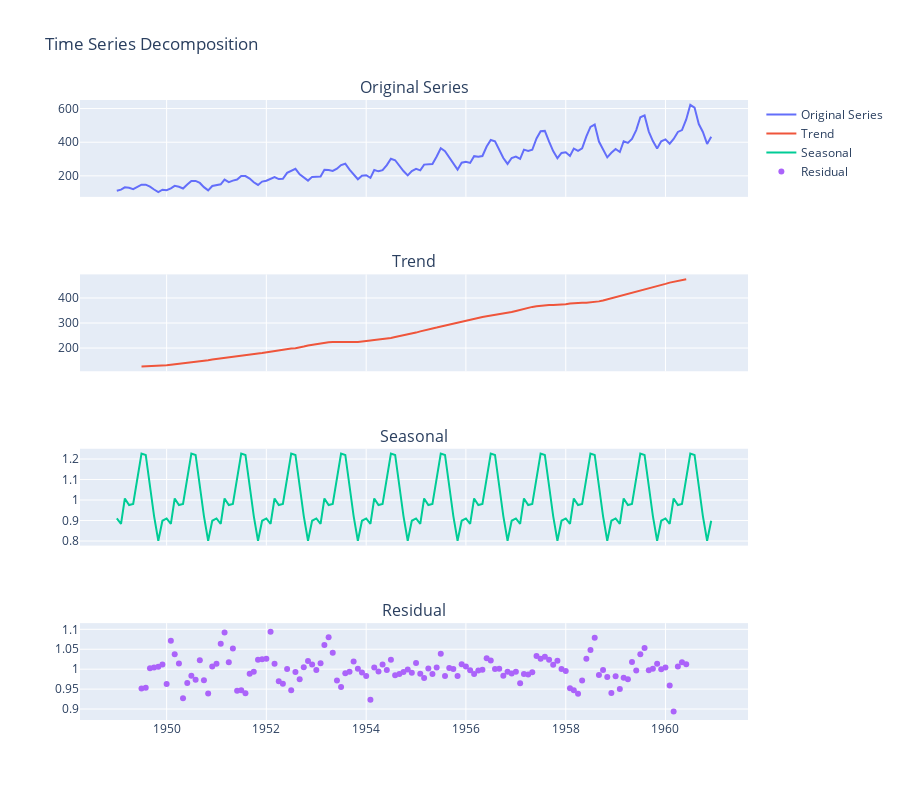

Notebook source saved alongside this figure:
### Code cell
fig = make_subplots(
    rows=4,
    cols=1,
    shared_xaxes=True,
    subplot_titles=("Original Series", "Trend", "Seasonal", "Residual"),
)
fig.add_trace(
    go.Scatter(
        x=df.index, y=df["Number of Passenger"], mode="lines", name="Original Series"
    ),
    row=1,
    col=1,
)
fig.add_trace(
    go.Scatter(x=df.index, y=mul_decomposition.trend, mode="lines", name="Trend"),
    row=2,
    col=1,
)
fig.add_trace(
    go.Scatter(x=df.index, y=mul_decomposition.seasonal, mode="lines", name="Seasonal"),
    row=3,
    col=1,
)
fig.add_trace(
    go.Scatter(x=df.index, y=mul_decomposition.resid, mode="markers", name="Residual"),
    row=4,
    col=1,
)
fig.update_layout(title="Time Series Decomposition", height=800)
fig.show()

### Figure 1 — Plotly figure (JSON) as saved in the notebook; plotly's stock layout.template omitted (floating-point values rounded to 4 significant figures; data arrays with more than 128 entries replaced by an {"elided": "..."} marker saying what was removed)
{"data": [{"mode": "lines", "name": "Original Series", "type": "scatter", "x": {"elided": "144 str values"}, "xaxis": "x", "y": {"elided": "144 int values"}, "yaxis": "y"}, {"mode": "lines", "name": "Trend", "type": "scatter", "x": {"elided": "144 str values"}, "xaxis": "x2", "y": {"elided": "144 float values"}, "yaxis": "y2"}, {"mode": "lines", "name": "Seasonal", "type": "scatter", "x": {"elided": "144 str values"}, "xaxis": "x3", "y": {"elided": "144 float values"}, "yaxis": "y3"}, {"mode": "markers", "name": "Residual", "type": "scatter", "x": {"elided": "144 str values"}, "xaxis": "x4", "y": {"elided": "144 float values"}, "yaxis": "y4"}], "layout": {"annotations": [{"font": {"size": 16}, "showarrow": false, "text": "Original Series", "x": 0.5, "xanchor": "center", "xref": "paper", "y": 1, "yanchor": "bottom", "yref": "paper"}, {"font": {"size": 16}, "showarrow": false, "text": "Trend", "x": 0.5, "xanchor": "center", "xref": "paper", "y": 0.7188, "yanchor": "bottom", "yref": "paper"}, {"font": {"size": 16}, "showarrow": false, "text": "Seasonal", "x": 0.5, "xanchor": "center", "xref": "paper", "y": 0.4375, "yanchor": "bottom", "yref": "paper"}, {"font": {"size": 16}, "showarrow": false, "text": "Residual", "x": 0.5, "xanchor": "center", "xref": "paper", "y": 0.1562, "yanchor": "bottom", "yref": "paper"}], "height": 800, "title": {"text": "Time Series Decomposition"}, "xaxis": {"anchor": "y", "domain": [0, 1], "matches": "x4", "showticklabels": false}, "xaxis2": {"anchor": "y2", "domain": [0, 1], "matches": "x4", "showticklabels": false}, "xaxis3": {"anchor": "y3", "domain": [0, 1], "matches": "x4", "showticklabels": false}, "xaxis4": {"anchor": "y4", "domain": [0, 1]}, "yaxis": {"anchor": "x", "domain": [0.8438, 1]}, "yaxis2": {"anchor": "x2", "domain": [0.5625, 0.7188]}, "yaxis3": {"anchor": "x3", "domain": [0.2812, 0.4375]}, "yaxis4": {"anchor": "x4", "domain": [0, 0.1562]}}}
